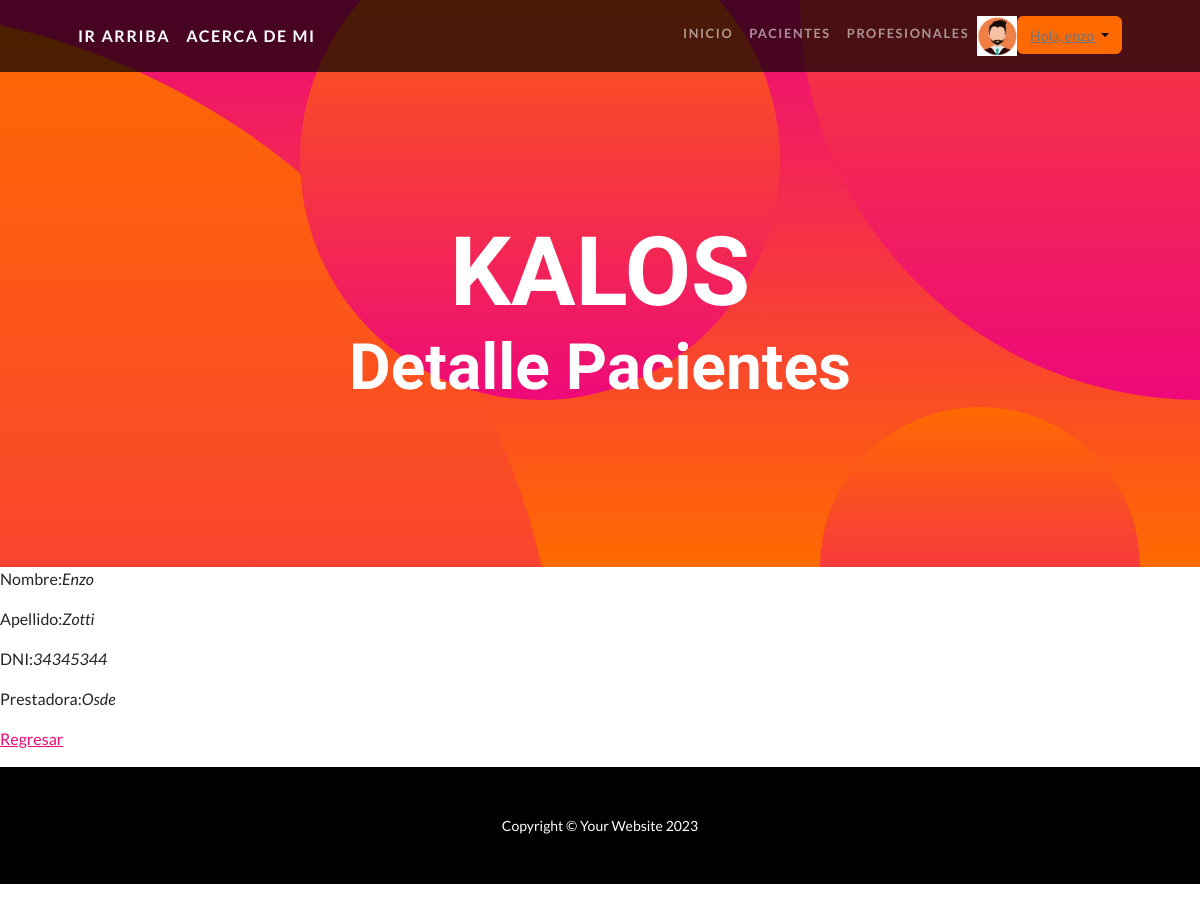
The page /AppKalos/detalle/13/ (signed in) on the database its author committed.
### Acceso/models.py (models this page shows)
class Avatar(models.Model):
    user = models.OneToOneField(User, on_delete=models.CASCADE)
    imagen = models.ImageField(upload_to='avatares/', null=True, blank = True)
    def __str__(self):
        return f"{settings.MEDIA_URL}{self.imagen}"

### AppKalos/models.py (models this page shows, shortened)
class Pacientes (models.Model):
    nombre = models.CharField(max_length=20)
    apellido = models.CharField(max_length=20)
    dni = models.CharField(max_length=8, unique=True)
    prestadora = models.CharField(max_length=20)

### AppKalos/views_pacientes.py (the view)
# urls.py: path('detalle/<int:pk>/', PacientesDetailView.as_view(), name='Detail'),
class PacientesDetailView(LoginRequiredMixin,DetailView):
    model = Pacientes
    template_name = "AppKalos/pacientes_detail.html"

### Acceso/context_processors.py (called while the page is built)
def custom_user(request):
    context = auth(request)
    user = context['user']
    if user.is_authenticated:
        imagen = Avatar.objects.filter(user=request.user.id)
        if len(imagen) > 0:
            context['user_avatar'] = imagen[0]
        else:
            context['user_avatar'] = ""
    return context

### AppKalos/templates/AppKalos/pacientes_detail.html (shortened to what this page needs)
{% extends "AppKalos/padre.html" %}
{% load static %}
{% block header1 %} <h2 class="masthead-subheading mb-0"> Detalle Pacientes </h2> {% endblock header1 %}
{% block section1 %}
    <p>Nombre:<i>{{ object.nombre }}</i></p>
    <p>Apellido:<i>{{ object.apellido }}</i></p>
    <p>DNI:<i>{{ object.dni }}</i></p>
    <p>Prestadora:<i>{{ object.prestadora }}</i></p>
    <p>
        <a href="{% url 'List' %}">Regresar</a>
    </p>
{% endblock section1 %}

### AppKalos/templates/AppKalos/padre.html (shortened to what this page needs)
<!DOCTYPE html>
<html lang="en">
    <head>
        {% load static %}
        <link href="{% static 'AppKalos/css/styles.css'%}" rel="stylesheet" />
    </head>
    <body id="page-top">
        <nav class="navbar navbar-expand-lg navbar-dark navbar-custom fixed-top">
            <div class="container px-5">
                <a class="navbar-brand" href="#page-top">Ir Arriba</a>
                <a class="navbar-brand" href="{% url 'About' %}">Acerca de mi</a>
                <div class="collapse navbar-collapse" id="navbarResponsive">
                    <ul class="navbar-nav ms-auto">
                        <li class="nav-item"><a class="nav-link" href="{% url 'Inicio' %}"> Inicio</a></li>
                        <li class="nav-item"><a class="nav-link" href="{% url 'Pacientes' %}"> Pacientes</a></li>
                        <li class="nav-item"><a class="nav-link" href="{% url 'Profesionales' %}"> Profesionales</a></li>
                        {% if request.user.is_authenticated %}
                            {% if user_avatar %}
                            <form enctype="multipart/form-data">
                                <img src= "{{ user_avatar }}" style="height:40px; width:40px;">
                            </form>
                            {% endif %}
                        <div class="dropdown">
                            <button class="btn btn-secondary dropdown-toggle" type="button" id="dropdownMenuButton1" data-bs-toggle="dropdown">
                               <a class="text-muted small mb-4 mb-lg-0"> Hola, {{ request.user.username }} </a>
                            </button>
                        </div>
                        {% endif %}
                    </ul>
                </div>
            </div>
        </nav>
        <header class="masthead text-center text-white">
            <div class="masthead-content">
                <div class="container px-5">
                    <h1 class="masthead-heading mb-0">KALOS</h1>
                    {% block header1 %} <h2 class="masthead-subheading mb-0">Queremos verte bien</h2> {% endblock header1 %}
                </div>
            </div>
            <div class="bg-circle-1 bg-circle"></div>
            <div class="bg-circle-2 bg-circle"></div>
            <div class="bg-circle-3 bg-circle"></div>
            <div class="bg-circle-4 bg-circle"></div>
        </header>
        {% block section1 %}{% endblock section1%}
        <footer class="py-5 bg-black">
            <div class="container px-5"><p class="m-0 text-center text-white small">Copyright &copy; Your Website 2023</p></div>
        </footer>
    </body>
</html>

### rows shown on the page
Avatar: imagen (picture)
Pacientes: nombre "Enzo", apellido "Zotti", dni "34345344", prestadora "Osde"

### other values the page prints
{{ request.user.username }} "enzo"
